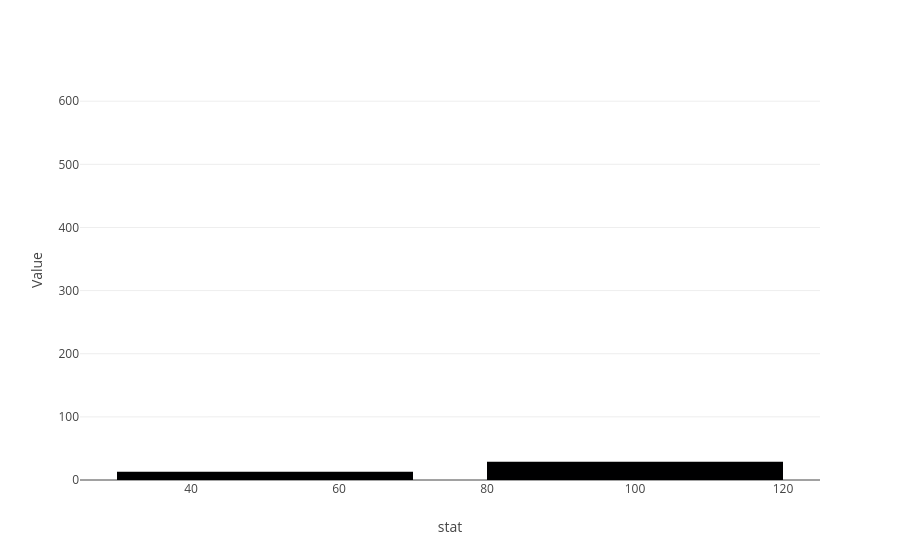

This figure's notebook cell:
### Code cell
fig

### Figure 1 — Plotly figure (JSON) as saved in the notebook; plotly's stock layout.template omitted (floating-point values rounded to 4 significant figures)
{"data": [{"hovertemplate": "stat=%{x}<br>Value=%{y}<extra></extra>", "legendgroup": "", "marker": {"color": "#000001", "pattern": {"shape": ""}}, "name": "", "orientation": "v", "showlegend": false, "textposition": "auto", "type": "bar", "x": ["100", "50", "6s", "4s"], "xaxis": "x", "y": [29, 13, 6, 626], "yaxis": "y"}], "layout": {"barmode": "relative", "legend": {"tracegroupgap": 0}, "margin": {"t": 60}, "xaxis": {"anchor": "y", "domain": [0, 1], "title": {"text": "stat"}}, "yaxis": {"anchor": "x", "domain": [0, 1], "title": {"text": "Value"}}}}
